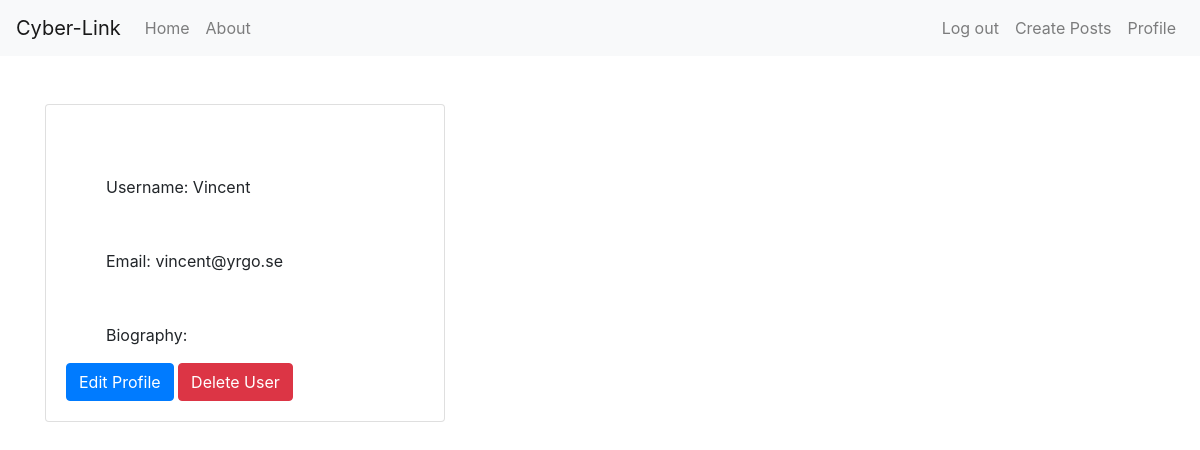
The app's page /profile.php (signed in), older data.
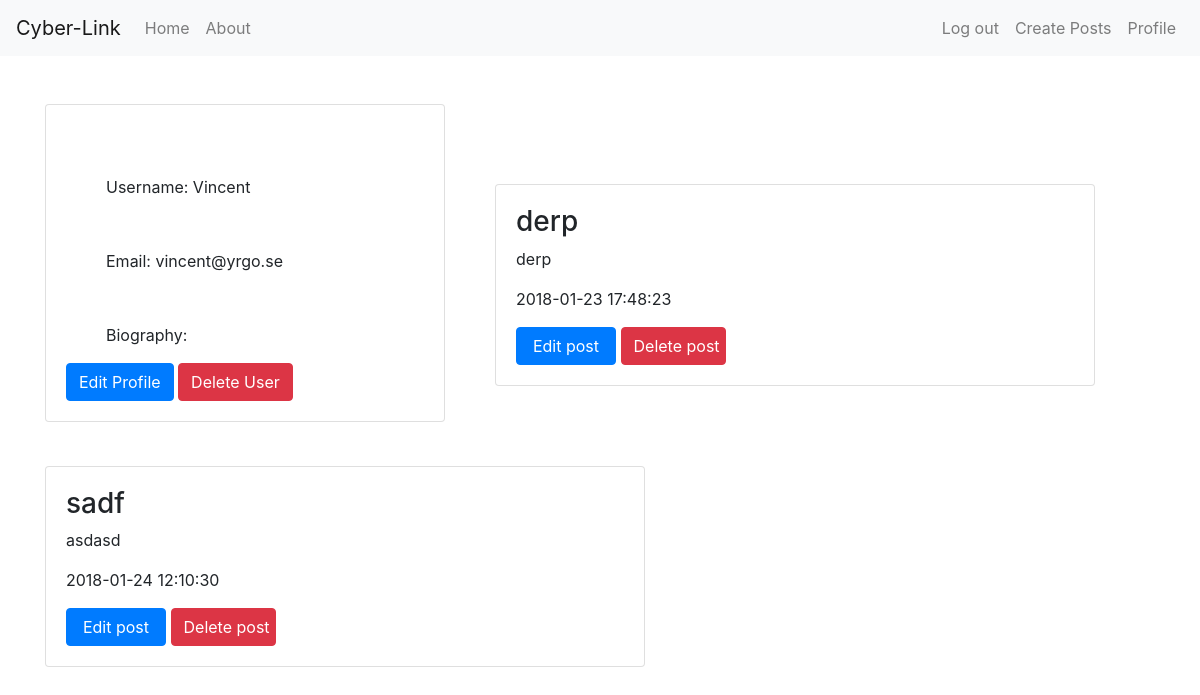
The same page, newer data.
### tables this page shows
CREATE TABLE posts(postid INTEGER PRIMARY KEY NOT NULL,title text NOT NULL,link text NOT NULL,userID text NOT NULL,content text, post_date DATETIME, vote_score int);

### profile.php (the view, shortened to what this page needs)
<?php require __DIR__.'/views/header.php'; ?>
<?php
if (isset($_SESSION['userId'])) {
  $statement = $pdo->prepare('SELECT * FROM user WHERE userId = :id');
  $statement ->bindParam(':id', $_SESSION['userId']);
  $statement->execute();
  $user = $statement->fetch(PDO::FETCH_ASSOC);
  $name= $user['name'];
  $email = $user['email'];
  $bio = $user['bio'];
  ?>
  <div class="card profile">
    <div class="card-body">
      <ul>
        <li>Username: <?php echo $name ?></li>
        <li>Email: <?php echo $email ?></li>
        <li>Biography: <?php echo $bio ?></li>
      </ul>
      <a class="btn btn-primary" href="./updateProfile.php">Edit Profile</a>
      <a class="btn btn-danger" href="app/user/deleteUser.php">Delete User</a>
    </div>
  </div>
  <?php
  $userPosts = $pdo->prepare('SELECT * FROM posts WHERE userId= :id ORDER BY postID');
  $userPosts ->bindParam(':id',$_SESSION['userId']);
  $userPosts ->execute();
  foreach ($userPosts as $post){ ?>
    <div class="card posts">
      <div class="card-body">
        <h3>  <?php echo $post['title']; ?></h3>
        <p><?php echo $post['content']; ?> </p>
        <p><?php echo $post['post_date']; ?> </p>
        <a class="btn btn-primary edit" href="./editPost.php?postid=<?php echo $post['postid']?>" role="button">Edit post</a>
        <a class="btn btn-danger delete" href="app/posts/delete.php?postid=<?php echo $post['postid']?>" role="button">Delete post</a>
      </div>
    </div>
    <?php
  }
} else {
  echo "Please log in first to see this page."; ?>
  <a class="btn" href="./login.php">Login</a>
<?php } require __DIR__.'/views/footer.php'; ?>

Row changes from the older to the newer data that the page shows:
now on this page (row edited): posts: title "derp", content "derp", post_date "2018-01-23 17:48:23"
added posts: title "sadf", content "asdasd", post_date "2018-01-24 12:10:30"
